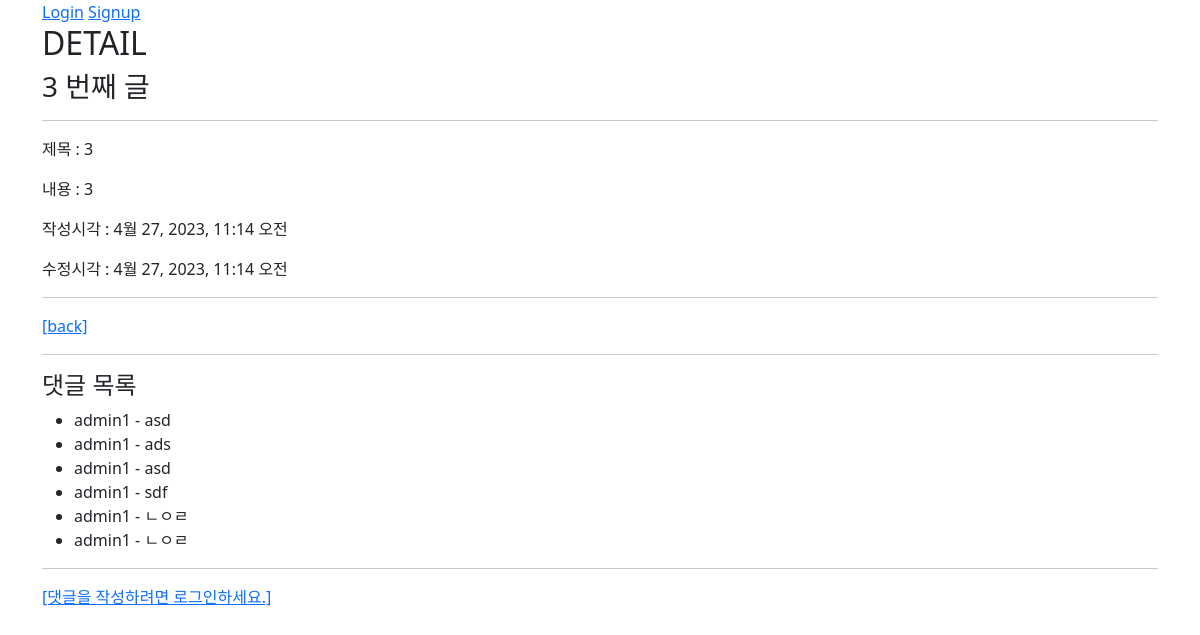
The app's page /articles/3/ with its own data.
### articles/models.py (models this page shows, shortened)
class Article(models.Model):
    user = models.ForeignKey(settings.AUTH_USER_MODEL, on_delete=models.CASCADE)
    like_users = models.ManyToManyField(settings.AUTH_USER_MODEL, related_name='like_articles')
    title = models.CharField(max_length=10)
    content = models.TextField()
    created_at = models.DateTimeField(auto_now_add=True)
    updated_at = models.DateTimeField(auto_now=True)

class Comment(models.Model):
    article = models.ForeignKey(Article, on_delete=models.CASCADE)
    user = models.ForeignKey(settings.AUTH_USER_MODEL, on_delete=models.CASCADE)
    content = models.CharField(max_length=200)
    created_at = models.DateTimeField(auto_now_add=True)
    updated_at = models.DateTimeField(auto_now=True)

### accounts/models.py (models this page shows)
class User(AbstractUser):
    followings = models.ManyToManyField('self', symmetrical=False, related_name='followers')

### articles/views.py (the view)
# urls.py: path('<int:pk>/', views.detail, name='detail'),
@require_safe
def detail(request, pk):
    article = get_object_or_404(Article, pk=pk)
    comment_form = CommentForm()
    comments = article.comment_set.all()
    context = {
        'article': article,
        'comment_form': comment_form,
        'comments': comments,
    }
    return render(request, 'articles/detail.html', context)

### articles/templates/articles/detail.html (shortened to what this page needs)
{% extends 'base.html' %}
{% block content %}
  <h2>DETAIL</h2>
  <h3>{{ article.pk }} 번째 글</h3>
  <hr>
  <p>제목 : {{ article.title }}</p>
  <p>내용 : {{ article.content }}</p>
  <p>작성시각 : {{ article.created_at }}</p>
  <p>수정시각 : {{ article.updated_at }}</p>
  <hr>
  <a href="{% url 'articles:index' %}">[back]</a>
  <hr>
  <h4>댓글 목록</h4>
  <ul id="comment-list">
    {% for comment in comments %}
      <li id="comment-list">
        {{ comment.user }} - {{ comment.content }}
      </li>
    {% empty %}
      <p>댓글이 없어요..</p>
    {% endfor %}
  </ul>
  <hr>
  {% if request.user.is_authenticated %}
    {% comment %} <form action="{% url 'articles:comments_create' article.pk %}" method="POST"> {% endcomment %}
    <form id='comment-form' data-article-pk="{{ article.pk }}">
      {% csrf_token %}
      {{ comment_form }}
      <input type="submit">
    </form>
  {% else %}
    <a href="{% url 'accounts:login' %}">[댓글을 작성하려면 로그인하세요.]</a>
  {% endif %}
{% endblock content %}

### records on screen
Article: pk "3", title "3", content "3", created_at "4월 27, 2023, 11:14 오전", updated_at "4월 27, 2023, 11:14 오전"
Comment: user "admin1", content "asd"
Comment: user "admin1", content "ads"
Comment: user "admin1", content "asd"
Comment: user "admin1", content "sdf"
Comment: user "admin1", content "ㄴㅇㄹ"
Comment: user "admin1", content "ㄴㅇㄹ"
